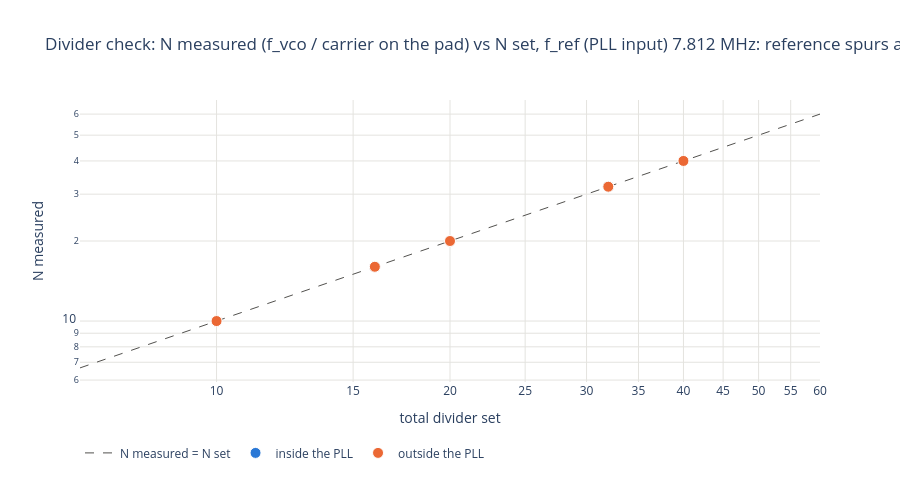

Notebook cell for this chart:
### Code cell
# Divider check: N measured (f_vco / carrier on the pad) against the set total divider; on the line when right.
# (A digital divider is exact: this only catches a wrong N, not a precision error.)
fig = go.Figure()
lim = [divs["total_div"].min() / 1.5, divs["total_div"].max() * 1.5]
fig.add_scatter(x=lim, y=lim, mode="lines", line=dict(color=INK, width=1, dash="dash"), hoverinfo="skip",
                name="N measured = N set")
for path, d in divs[divs["n_meas"].notna()].groupby("path"):
    fig.add_scatter(x=d["total_div"], y=d["n_meas"], mode="markers", name=path,
                    marker=dict(size=11, color=PATH_COLORS[path], line=dict(color="white", width=1)),
                    customdata=np.c_[d["divider"], d["f_out_meas"] / 1e6, d["divider_ok"]],
                    hovertemplate="%{customdata[0]}: N set %{x}, measured %{y:.4f} (carrier on the pad "
                                  "%{customdata[1]:.6f} MHz), ok %{customdata[2]}<extra></extra>")
fig.update_layout(title=f"Divider check: N measured (f_vco / carrier on the pad) vs N set, {REF_TXT}", template="plotly_white",
                  height=480, legend=dict(orientation="h", y=-0.2))
fig.update_xaxes(title="total divider set", type="log", gridcolor=GRID)
fig.update_yaxes(title="N measured", type="log", gridcolor=GRID)
save(fig, "divider_check")

### Figure 1 — Plotly figure (JSON) as saved in the notebook; plotly's stock layout.template omitted (floating-point values rounded to 4 significant figures)
{"data": [{"hoverinfo": "skip", "line": {"color": "#52514e", "dash": "dash", "width": 1}, "mode": "lines", "name": "N measured = N set", "type": "scatter", "x": [6.667, 60], "y": [6.667, 60]}, {"customdata": [["int /16", 62.5, true], ["int /32", 31.25, true]], "hovertemplate": "%{customdata[0]}: N set %{x}, measured %{y:.4f} (carrier on the pad %{customdata[1]:.6f} MHz), ok %{customdata[2]}<extra></extra>", "marker": {"color": "#2a78d6", "line": {"color": "white", "width": 1}, "size": 11}, "mode": "markers", "name": "inside the PLL", "type": "scatter", "x": [16, 32], "y": [16.0, 32.0]}, {"customdata": [["ext /1 x /10", 100.0, true], ["ext /2 x /8", 62.5, true], ["ext /1 x /20", 50.0, true], ["ext /4 x /8", 31.25, true], ["ext /4 x /10", 25.0, true]], "hovertemplate": "%{customdata[0]}: N set %{x}, measured %{y:.4f} (carrier on the pad %{customdata[1]:.6f} MHz), ok %{customdata[2]}<extra></extra>", "marker": {"color": "#eb6834", "line": {"color": "white", "width": 1}, "size": 11}, "mode": "markers", "name": "outside the PLL", "type": "scatter", "x": [10, 16, 20, 32, 40], "y": [10.0, 16.0, 20.0, 32.0, 40.0]}], "layout": {"height": 480, "legend": {"orientation": "h", "y": -0.2}, "title": {"text": "Divider check: N measured (f_vco / carrier on the pad) vs N set, f_ref (PLL input) 7.812 MHz: reference spurs at k x f_ref"}, "xaxis": {"gridcolor": "#e4e3df", "title": {"text": "total divider set"}, "type": "log"}, "yaxis": {"gridcolor": "#e4e3df", "title": {"text": "N measured"}, "type": "log"}}}
